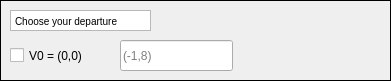
  <widget class="QFrame" name="frame_3">
   <property name="geometry">
    <rect>
     <x>20</x>
     <y>240</y>
     <width>391</width>
     <height>81</height>
    </rect>
   </property>
   <property name="frameShape">
    <enum>QFrame::Box</enum>
   </property>
   <property name="frameShadow">
    <enum>QFrame::Plain</enum>
   </property>
   <widget class="QLineEdit" name="LineEdit_Name">
    <property name="geometry">
     <rect>
      <x>120</x>
      <y>40</y>
      <width>113</width>
      <height>31</height>
     </rect>
    </property>
    <property name="inputMask">
     <string/>
    </property>
    <property name="placeholderText">
     <string>(-1,8)</string>
    </property>
    <property name="clearButtonEnabled">
     <bool>false</bool>
    </property>
   </widget>
   <widget class="QTextBrowser" name="Display_title4">
    <property name="geometry">
     <rect>
      <x>10</x>
      <y>10</y>
      <width>141</width>
      <height>21</height>
     </rect>
    </property>
    <property name="autoFillBackground">
     <bool>false</bool>
    </property>
    <property name="frameShape">
     <enum>QFrame::StyledPanel</enum>
    </property>
    <property name="verticalScrollBarPolicy">
     <enum>Qt::ScrollBarAlwaysOff</enum>
    </property>
    <property name="html">
     <string>&lt;!DOCTYPE HTML PUBLIC &quot;-//W3C//DTD HTML 4.0//EN&quot; &quot;http://www.w3.org/TR/REC-html40/strict.dtd&quot;&gt;
&lt;html&gt;&lt;head&gt;&lt;meta name=&quot;qrichtext&quot; content=&quot;1&quot; /&gt;&lt;style type=&quot;text/css&quot;&gt;
p, li { white-space: pre-wrap; }
&lt;/style&gt;&lt;/head&gt;&lt;body style=&quot; font-family:'MS Shell Dlg 2'; font-size:7.8pt; font-weight:400; font-style:normal;&quot;&gt;
&lt;p style=&quot; margin-top:0px; margin-bottom:0px; margin-left:0px; margin-right:0px; -qt-block-indent:0; text-indent:0px;&quot;&gt;Choose your departure&lt;/p&gt;&lt;/body&gt;&lt;/html&gt;</string>
    </property>
   </widget>
   <widget class="QCheckBox" name="checkBox_v0">
    <property name="geometry">
     <rect>
      <x>10</x>
      <y>40</y>
      <width>83</width>
      <height>31</height>
     </rect>
    </property>
    <property name="text">
     <string>V0 = (0,0)</string>
    </property>
   </widget>
  </widget>
